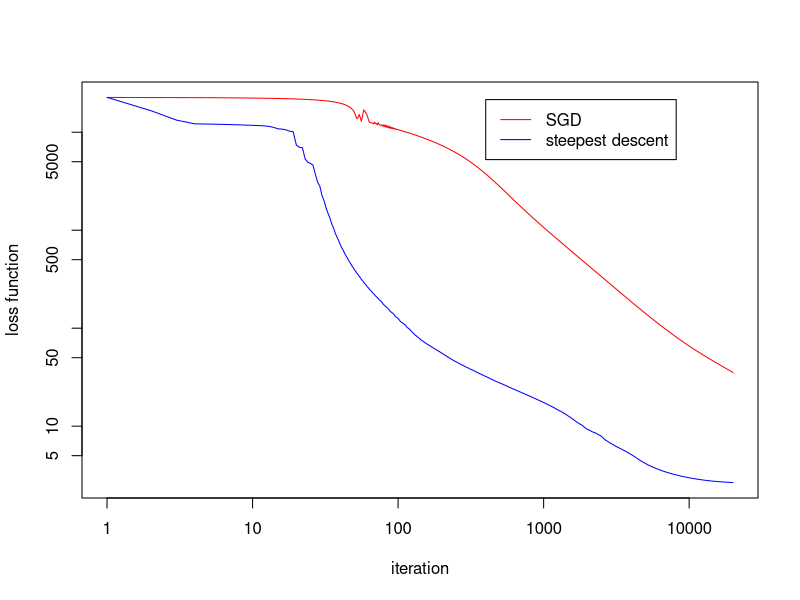

Recreate this plot in R.
## ---- chunk 1
knitr::opts_chunk$set(echo = TRUE)
## ---- chunk 2
# data
ydat <- c(5.308, 7.24, 9.638, 12.866, 17.069, 23.192, 31.443, 38.558, 50.156, 62.948, 75.995, 91.972)
tdat <- seq_along(ydat)
n_iter <- 20000
f_val_trace <- matrix(NA, n_iter, 2) # to keep track of value of functions

# define the function and the gradient of residue
f <- function(b, tdat, ydat) sum((ydat -     b[1]/(1+b[2]*exp(-b[3]/100*tdat)))^2)
r1 <- deriv(expression( (y - b1/(1+b2*exp(-b3/100*x)))^2), namevec = c('b1','b2','b3','x','y'), function.arg=T)

# steepest descent algorithm with line search
b <- c(10, 10, 10) # initial values of b
gammas <- 0.1 / (2^(1:10)) # the gammas to try in the line search
f_vals <- numeric(length(gammas)) # to store values of f in the line search
ndat <- length(tdat)
temp <- matrix(NA, nrow=ndat, ncol=4) # to store partial derivatives for each data point
for (k in 1:n_iter) { # number of iterations
  # compute partial derivatives
  for (i in 1:ndat) {
    g_out <- r1(b[1], b[2], b[3], tdat[i], ydat[i])
    temp[i,4] <- as.numeric(g_out) # store value of function at 4th position
    temp[i,1:3] <- attr(g_out, 'gradient')[1:3]
  }
  # gradient vector
  f_grad_val <- colSums(temp)
  # line search
  for (i_gamma in 1:length(gammas)) {
    f_vals[i_gamma] <- f(b-gammas[i_gamma]*f_grad_val[1:3], tdat, ydat)
  }
  i_gamma <- which.min(f_vals)
  if (f_vals[i_gamma] < f_grad_val[4]) {
    b <- b - gammas[i_gamma] * f_grad_val[1:3]
  } else {
    # if function value cannot be decreased, stop with a warning
    warning('Unable to decrease residue')
    break
  }
  f_val_trace[k, 1] <- f_grad_val[4]
  # print every 1000 iterations
  if (k %% 1000 == 0)
    cat('k=', k, ', f_value=', f_grad_val[4], ', gamma=', gammas[i_gamma], ',  b=', b, '\n')
}
## ---- chunk 3
b <- c(10, 10, 10)
gamma <- 0.0005 # we use a fixed gamma without line search
ndat <- length(tdat)
temp <- matrix(NA, nrow=ndat, ncol=4)
for (k in 1:n_iter) {
  # here we can also randomly choose an order to apply the dataset using sample.int
  for (i in 1:ndat) {
    r_grad_val <- r1(b[1], b[2], b[3], tdat[i], ydat[i])
    temp[i,4] <- as.numeric(r_grad_val)
    temp[i,1:3] <- attr(r_grad_val, 'gradient')[1:3]
    b <- b - gamma * temp[i,1:3]
  }
  f_val_trace[k, 2] <- f(b, tdat, ydat)
  if (k %% 1000 == 0) cat('k=', k, ', f_value=', f_val_trace[k, 2], ',  b=', b, '\n')
}

plot(f_val_trace[, 2], type='l', col='red', xlab = 'iteration', ylab = 'loss function', ylim=c(min(f_val_trace), max(f_val_trace)), log='xy')
#lines(f_val_trace[, 1])
lines(f_val_trace[, 1], col='blue')
legend(n_iter/50, max(f_val_trace)*0.95, legend=c('SGD', 'steepest descent'), col=c('red', 'blue'), lty=c(1,1))
